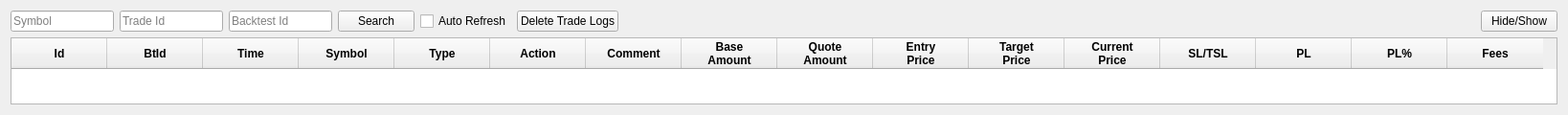
            <widget class="QWidget" name="tab_7">
             <property name="Combinear.qss" stdset="0">
              <string notr="true"/>
             </property>
             <attribute name="title">
              <string>Trade Logs</string>
             </attribute>
             <layout class="QGridLayout" name="gridLayout_29">
              <item row="0" column="0">
               <layout class="QHBoxLayout" name="horizontalLayout_4">
                <item>
                 <widget class="QLineEdit" name="txtSymbolTradeLogs">
                  <property name="sizePolicy">
                   <sizepolicy hsizetype="Fixed" vsizetype="Fixed">
                    <horstretch>0</horstretch>
                    <verstretch>0</verstretch>
                   </sizepolicy>
                  </property>
                  <property name="placeholderText">
                   <string>Symbol</string>
                  </property>
                  <property name="Combinear.qss" stdset="0">
                   <string notr="true"/>
                  </property>
                 </widget>
                </item>
                <item>
                 <widget class="QLineEdit" name="txtTradeIdTradeLogs">
                  <property name="sizePolicy">
                   <sizepolicy hsizetype="Fixed" vsizetype="Fixed">
                    <horstretch>0</horstretch>
                    <verstretch>0</verstretch>
                   </sizepolicy>
                  </property>
                  <property name="placeholderText">
                   <string>Trade Id</string>
                  </property>
                  <property name="Combinear.qss" stdset="0">
                   <string notr="true"/>
                  </property>
                 </widget>
                </item>
                <item>
                 <widget class="QLineEdit" name="txtBacktestIdTradeLogs">
                  <property name="sizePolicy">
                   <sizepolicy hsizetype="Fixed" vsizetype="Fixed">
                    <horstretch>0</horstretch>
                    <verstretch>0</verstretch>
                   </sizepolicy>
                  </property>
                  <property name="placeholderText">
                   <string>Backtest Id</string>
                  </property>
                  <property name="Combinear.qss" stdset="0">
                   <string notr="true"/>
                  </property>
                 </widget>
                </item>
                <item>
                 <widget class="QPushButton" name="btnSearchTradeLogs">
                  <property name="text">
                   <string>Search</string>
                  </property>
                  <property name="Combinear.qss" stdset="0">
                   <string notr="true"/>
                  </property>
                 </widget>
                </item>
                <item>
                 <widget class="QCheckBox" name="chkAutoRefreshTradeLogs">
                  <property name="enabled">
                   <bool>true</bool>
                  </property>
                  <property name="text">
                   <string>Auto Refresh</string>
                  </property>
                  <property name="checked">
                   <bool>false</bool>
                  </property>
                  <property name="Combinear.qss" stdset="0">
                   <string notr="true"/>
                  </property>
                 </widget>
                </item>
                <item>
                 <widget class="QPushButton" name="btnTruncateTradeLog">
                  <property name="text">
                   <string>Delete Trade Logs</string>
                  </property>
                  <property name="Combinear.qss" stdset="0">
                   <string notr="true"/>
                  </property>
                 </widget>
                </item>
                <item>
                 <spacer name="horizontalSpacer_3">
                  <property name="orientation">
                   <enum>Qt::Horizontal</enum>
                  </property>
                  <property name="sizeHint" stdset="0">
                   <size>
                    <width>40</width>
                    <height>20</height>
                   </size>
                  </property>
                 </spacer>
                </item>
               </layout>
              </item>
              <item row="0" column="1">
               <widget class="QPushButton" name="pushButton_2">
                <property name="text">
                 <string>Hide/Show</string>
                </property>
               </widget>
              </item>
              <item row="1" column="0" colspan="2">
               <widget class="QTableWidget" name="tblTradeLogs">
                <property name="enabled">
                 <bool>true</bool>
                </property>
                <property name="maximumSize">
                 <size>
                  <width>16777215</width>
                  <height>16777215</height>
                 </size>
                </property>
                <property name="sizeAdjustPolicy">
                 <enum>QAbstractScrollArea::AdjustToContents</enum>
                </property>
                <property name="dragEnabled">
                 <bool>false</bool>
                </property>
                <property name="alternatingRowColors">
                 <bool>true</bool>
                </property>
                <property name="sortingEnabled">
                 <bool>true</bool>
                </property>
                <property name="Combinear.qss" stdset="0">
                 <string notr="true"/>
                </property>
                <attribute name="horizontalHeaderHighlightSections">
                 <bool>false</bool>
                </attribute>
                <attribute name="verticalHeaderVisible">
                 <bool>false</bool>
                </attribute>
                <column>
                 <property name="text">
                  <string>Id</string>
                 </property>
                 <property name="font">
                  <font>
                   <family>Segoe UI</family>
                   <pointsize>9</pointsize>
                   <weight>75</weight>
                   <bold>true</bold>
                  </font>
                 </property>
                </column>
                <column>
                 <property name="text">
                  <string>BtId</string>
                 </property>
                 <property name="font">
                  <font>
                   <pointsize>9</pointsize>
                   <weight>75</weight>
                   <bold>true</bold>
                  </font>
                 </property>
                </column>
                <column>
                 <property name="text">
                  <string>Time</string>
                 </property>
                 <property name="font">
                  <font>
                   <pointsize>9</pointsize>
                   <weight>75</weight>
                   <bold>true</bold>
                  </font>
                 </property>
                </column>
                <column>
                 <property name="text">
                  <string>Symbol</string>
                 </property>
                 <property name="font">
                  <font>
                   <pointsize>9</pointsize>
                   <weight>75</weight>
                   <bold>true</bold>
                  </font>
                 </property>
                </column>
                <column>
                 <property name="text">
                  <string>Type</string>
                 </property>
                 <property name="font">
                  <font>
                   <pointsize>9</pointsize>
                   <weight>75</weight>
                   <bold>true</bold>
                  </font>
                 </property>
                </column>
                <column>
                 <property name="text">
                  <string>Action</string>
                 </property>
                 <property name="font">
                  <font>
                   <pointsize>9</pointsize>
                   <weight>75</weight>
                   <bold>true</bold>
                  </font>
                 </property>
                </column>
                <column>
                 <property name="text">
                  <string>Comment</string>
                 </property>
                 <property name="font">
                  <font>
                   <pointsize>9</pointsize>
                   <weight>75</weight>
                   <bold>true</bold>
                  </font>
                 </property>
                </column>
                <column>
                 <property name="text">
                  <string>Base
Amount</string>
                 </property>
                 <property name="font">
                  <font>
                   <pointsize>9</pointsize>
                   <weight>75</weight>
                   <bold>true</bold>
                  </font>
                 </property>
                </column>
                <column>
                 <property name="text">
                  <string>Quote
Amount</string>
                 </property>
                 <property name="font">
                  <font>
                   <pointsize>9</pointsize>
                   <weight>75</weight>
                   <bold>true</bold>
                  </font>
                 </property>
                </column>
                <column>
                 <property name="text">
                  <string>Entry
Price</string>
                 </property>
                 <property name="font">
                  <font>
                   <pointsize>9</pointsize>
                   <weight>75</weight>
                   <bold>true</bold>
                  </font>
                 </property>
                </column>
                <column>
                 <property name="text">
                  <string>Target
Price</string>
                 </property>
                 <property name="font">
                  <font>
                   <pointsize>9</pointsize>
                   <weight>75</weight>
                   <bold>true</bold>
                  </font>
                 </property>
                </column>
                <column>
                 <property name="text">
                  <string>Current
Price</string>
                 </property>
                 <property name="font">
                  <font>
                   <pointsize>9</pointsize>
                   <weight>75</weight>
                   <bold>true</bold>
                  </font>
                 </property>
                </column>
                <column>
                 <property name="text">
                  <string>SL/TSL</string>
                 </property>
                 <property name="font">
                  <font>
                   <pointsize>9</pointsize>
                   <weight>75</weight>
                   <bold>true</bold>
                  </font>
                 </property>
                </column>
                <column>
                 <property name="text">
                  <string>PL</string>
                 </property>
                 <property name="font">
                  <font>
                   <pointsize>9</pointsize>
                   <weight>75</weight>
                   <bold>true</bold>
                  </font>
                 </property>
                </column>
                <column>
                 <property name="text">
                  <string>PL%</string>
                 </property>
                 <property name="font">
                  <font>
                   <pointsize>9</pointsize>
                   <weight>75</weight>
                   <bold>true</bold>
                  </font>
                 </property>
                </column>
                <column>
                 <property name="text">
                  <string>Fees</string>
                 </property>
                 <property name="font">
                  <font>
                   <pointsize>9</pointsize>
                   <weight>75</weight>
                   <bold>true</bold>
                  </font>
                 </property>
                </column>
               </widget>
              </item>
             </layout>
            </widget>
